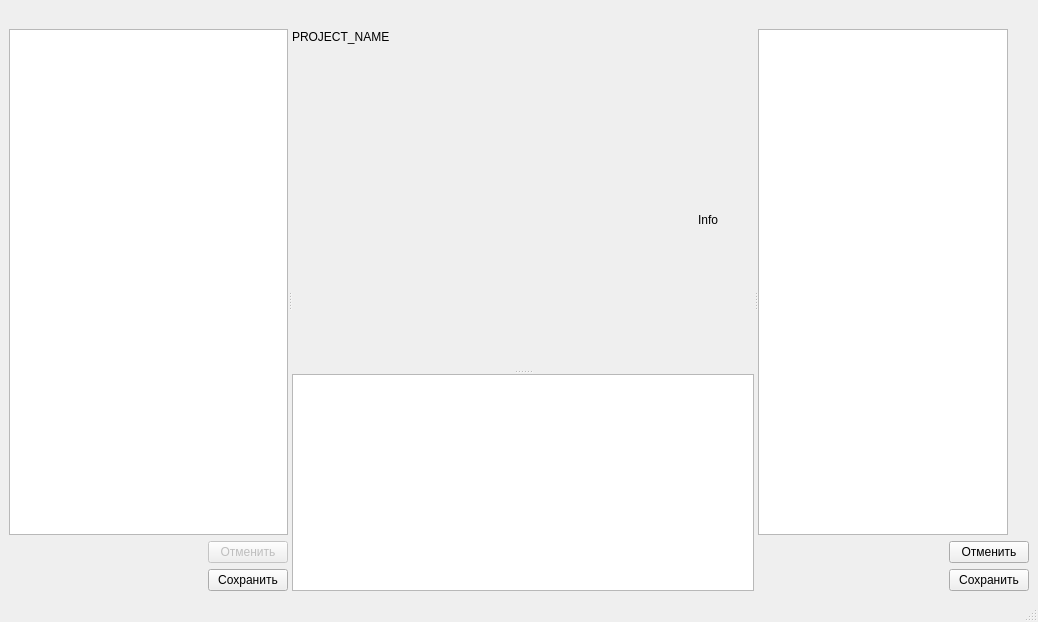
<?xml version="1.0" encoding="UTF-8"?>
<ui version="4.0">
 <class>MeasureDataWindow</class>
 <widget class="QMainWindow" name="MeasureDataWindow">
  <property name="geometry">
   <rect>
    <x>0</x>
    <y>0</y>
    <width>1038</width>
    <height>622</height>
   </rect>
  </property>
  <property name="windowTitle">
   <string>MainWindow</string>
  </property>
  <widget class="QWidget" name="centralwidget">
   <layout class="QGridLayout" name="gridLayout">
    <item row="0" column="0">
     <widget class="QSplitter" name="plotItemSplitter">
      <property name="orientation">
       <enum>Qt::Horizontal</enum>
      </property>
      <property name="childrenCollapsible">
       <bool>false</bool>
      </property>
      <widget class="QWidget" name="">
       <layout class="QVBoxLayout" name="leftLayout">
        <item>
         <spacer name="horizontalSpacer_6">
          <property name="orientation">
           <enum>Qt::Horizontal</enum>
          </property>
          <property name="sizeHint" stdset="0">
           <size>
            <width>40</width>
            <height>20</height>
           </size>
          </property>
         </spacer>
        </item>
        <item>
         <widget class="QTableView" name="plotItemTableView">
          <property name="maximumSize">
           <size>
            <width>300</width>
            <height>16777215</height>
           </size>
          </property>
         </widget>
        </item>
        <item>
         <layout class="QHBoxLayout" name="horizontalLayout_4">
          <item>
           <spacer name="horizontalSpacer_4">
            <property name="orientation">
             <enum>Qt::Horizontal</enum>
            </property>
            <property name="sizeHint" stdset="0">
             <size>
              <width>40</width>
              <height>20</height>
             </size>
            </property>
           </spacer>
          </item>
          <item>
           <widget class="QPushButton" name="restorePlotItemButton">
            <property name="enabled">
             <bool>false</bool>
            </property>
            <property name="text">
             <string>Отменить</string>
            </property>
           </widget>
          </item>
         </layout>
        </item>
        <item>
         <layout class="QHBoxLayout" name="horizontalLayout_5">
          <item>
           <spacer name="horizontalSpacer_5">
            <property name="orientation">
             <enum>Qt::Horizontal</enum>
            </property>
            <property name="sizeHint" stdset="0">
             <size>
              <width>40</width>
              <height>20</height>
             </size>
            </property>
           </spacer>
          </item>
          <item>
           <widget class="QPushButton" name="savePlotItemButton">
            <property name="text">
             <string>Сохранить</string>
            </property>
           </widget>
          </item>
         </layout>
        </item>
       </layout>
      </widget>
      <widget class="QSplitter" name="parameterSplitter">
       <property name="orientation">
        <enum>Qt::Horizontal</enum>
       </property>
       <property name="childrenCollapsible">
        <bool>false</bool>
       </property>
       <widget class="QSplitter" name="centerLayout">
        <property name="orientation">
         <enum>Qt::Vertical</enum>
        </property>
        <property name="childrenCollapsible">
         <bool>false</bool>
        </property>
        <widget class="QWidget" name="">
         <layout class="QVBoxLayout" name="verticalLayout">
          <item>
           <widget class="QLabel" name="projectNameLabel">
            <property name="text">
             <string>PROJECT_NAME</string>
            </property>
           </widget>
          </item>
          <item>
           <layout class="QHBoxLayout" name="horizontalLayout">
            <item>
             <widget class="QWidget" name="plotWidget" native="true">
              <property name="minimumSize">
               <size>
                <width>400</width>
                <height>300</height>
               </size>
              </property>
             </widget>
            </item>
            <item>
             <widget class="QLabel" name="plotItemInformationLabel">
              <property name="text">
               <string>Info</string>
              </property>
             </widget>
            </item>
           </layout>
          </item>
         </layout>
        </widget>
        <widget class="QTableView" name="measureTableView"/>
       </widget>
       <widget class="QWidget" name="">
        <layout class="QVBoxLayout" name="rightLayout">
         <item>
          <spacer name="horizontalSpacer_3">
           <property name="orientation">
            <enum>Qt::Horizontal</enum>
           </property>
           <property name="sizeHint" stdset="0">
            <size>
             <width>40</width>
             <height>20</height>
            </size>
           </property>
          </spacer>
         </item>
         <item>
          <widget class="QTableView" name="parameterTableView">
           <property name="maximumSize">
            <size>
             <width>250</width>
             <height>16777215</height>
            </size>
           </property>
          </widget>
         </item>
         <item>
          <layout class="QHBoxLayout" name="horizontalLayout_3">
           <item>
            <spacer name="horizontalSpacer">
             <property name="orientation">
              <enum>Qt::Horizontal</enum>
             </property>
             <property name="sizeHint" stdset="0">
              <size>
               <width>40</width>
               <height>20</height>
              </size>
             </property>
            </spacer>
           </item>
           <item>
            <widget class="QPushButton" name="restoreParameterButton">
             <property name="text">
              <string>Отменить</string>
             </property>
            </widget>
           </item>
          </layout>
         </item>
         <item>
          <layout class="QHBoxLayout" name="horizontalLayout_2">
           <item>
            <spacer name="horizontalSpacer_2">
             <property name="orientation">
              <enum>Qt::Horizontal</enum>
             </property>
             <property name="sizeHint" stdset="0">
              <size>
               <width>40</width>
               <height>20</height>
              </size>
             </property>
            </spacer>
           </item>
           <item>
            <widget class="QPushButton" name="saveParameterButton">
             <property name="text">
              <string>Сохранить</string>
             </property>
            </widget>
           </item>
          </layout>
         </item>
        </layout>
       </widget>
      </widget>
     </widget>
    </item>
   </layout>
  </widget>
  <widget class="QMenuBar" name="menubar">
   <property name="geometry">
    <rect>
     <x>0</x>
     <y>0</y>
     <width>1038</width>
     <height>22</height>
    </rect>
   </property>
  </widget>
  <widget class="QStatusBar" name="statusbar"/>
 </widget>
 <resources/>
 <connections/>
</ui>
